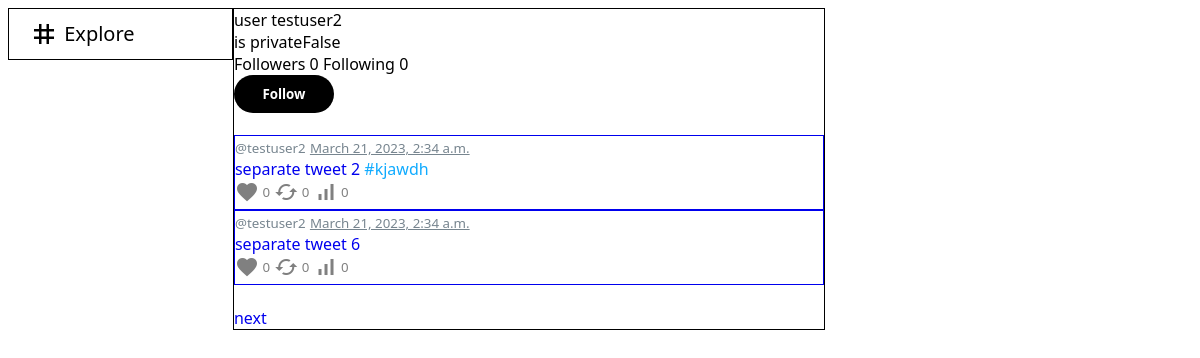
Screenshot of /users/3/ with the database file from the repository.
### twitter/models.py (models this page shows, shortened)
class User(AbstractUser):
  username_validator = UsernameValidator()
  email_validator = EmailValidator()
  url_validator = URLValidator()
  phone_validator = PhoneValidator()
  username = models.CharField(_("username"),
                              max_length=15, unique=True,
                              help_text=_("Required. 15 characters or fewer. Letters, digits and _ only."),
                              validators=[username_validator],
                              error_messages={"unique": _("A user with that username already exists."), }, )
  email = models.EmailField(_('email'),
                            unique=True,
                            error_messages={"unique": _("A user with that email already exists."), },
                            validators=[email_validator], )
  phone = models.CharField(_("phone"),
                           max_length=20, unique=True, blank=True, null=True,
                           help_text=_("Full phone number with country code"),
                           validators=[username_validator],
                           error_messages={"unique": _("A user with that phone number already exists."), }, )
  name = models.CharField(max_length=50)
  link = models.CharField(max_length=50, blank=True, validators=[url_validator])
  userpic = models.ImageField(default='default.jpg', upload_to='userpics')
  background = models.ImageField(default='default.jpg', upload_to='backgrounds')
  is_verified = models.BooleanField(default=False)
  bio = models.TextField(max_length=160, blank=True)
  blocked = models.ManyToManyField('self', symmetrical=False, related_name='user_blocked')
  muted = models.ManyToManyField('self', symmetrical=False, related_name='user_muted')
  followers = models.ManyToManyField('self', symmetrical=False, related_name='user_followers')
  following = models.ManyToManyField('self', symmetrical=False, related_name='user_following')
  conversations = models.ManyToManyField('Conversation', symmetrical=False, related_name='user_conversations')
  tweets = models.ManyToManyField('Tweet', symmetrical=False, related_name='user_tweets')
  likes = models.ManyToManyField('Tweet', symmetrical=False, related_name='user_likes')
  bookmarks = models.ManyToManyField('Tweet', symmetrical=False, related_name='user_bookmarks')
  notifications = models.ManyToManyField('Notification', symmetrical=False, related_name='user_notifications')
  is_private = models.BooleanField(default=False)
  lists = models.ManyToManyField('TweetList', symmetrical=False, related_name='user_lists')
  def __str__(self):
    return f'{self.username}'

class Tweet(models.Model):
  author = models.ForeignKey(User, on_delete=models.CASCADE)
  text = models.TextField(max_length=280)
  when = models.DateTimeField(auto_now_add=True)  # first created. can edit tweets with twitter blue only
  replied_to = models.ForeignKey('self', on_delete=models.CASCADE, null=True, related_name='replied')
  retweeted_from = models.ForeignKey('self', on_delete=models.CASCADE, null=True, related_name='retweeted')
  pic1 = models.ImageField(upload_to='tweetpics', blank=True)
  pic2 = models.ImageField(upload_to='tweetpics', blank=True)
  pic3 = models.ImageField(upload_to='tweetpics', blank=True)
  pic4 = models.ImageField(upload_to='tweetpics', blank=True)
  likes = models.ManyToManyField(User, symmetrical=False, related_name='tweet_likes')
  retweets = models.ManyToManyField(User, symmetrical=False, related_name='tweet_retweets')
  replies = models.ManyToManyField('self', symmetrical=False, related_name='tweet_replies')
  views = models.IntegerField(default=0)
  is_pinned = models.BooleanField(default=False)

### twitter/views.py (the view)
# urls.py: path('users/<int:pk>/', userfeed, name='userfeed'),
def userfeed(request,pk):
  try:
    requested_user = User.objects.get(pk=pk)
    if request.user in requested_user.blocked.all():
      error_message = "blocked"
      return render(request, 'twitter/userfeed.html',
                    {'error_message':error_message})
    else:
      if requested_user.is_private:
        if request.user in requested_user.followers.all():
          tweets=requested_user.tweets.all().filter(replied_to__isnull=True)
          paginator=Paginator(tweets,2)
          page_number=request.GET.get('page')
          page_obj=paginator.get_page(page_number)
          form = MessageCreateForm()
          return render(request,'twitter/userfeed.html',
                        {'requested_user':requested_user,
                         'tweets':page_obj,'form':form})
        else:
          error_message="private"
          try:
            notification=Notification.objects.get(sender=request.user,
                                                  receiver=requested_user,
                                                  type="follow_request")
            return render(request, 'twitter/userfeed.html',
                          {'requested_user':requested_user,
                           'error_message':error_message,
                           'notification':notification})
          except ObjectDoesNotExist:
            return render(request, 'twitter/userfeed.html',
                          {'requested_user': requested_user,
                           'error_message': error_message,})
      else:
        tweets = requested_user.tweets.all().filter(replied_to__isnull=True)
        paginator = Paginator(tweets, 2)
        page_number = request.GET.get('page')
        page_obj = paginator.get_page(page_number)
        form = MessageCreateForm()
        return render(request,'twitter/userfeed.html',
                      {'requested_user':requested_user,
                       'tweets':page_obj,'form':form})
  except ObjectDoesNotExist:
    error_message = "does_not_exist"
    return render(request,'twitter/userfeed.html',
                  {'error_message':error_message})

### twitter/templates/twitter/userfeed.html (shortened to what this page needs)
{% extends 'twitter/base.html' %}
{% block tweets %}
<section class="col mid">
<span style="font-size: 16px;"> user {{ requested_user }}</span>
<div>is private{{requested_user.is_private}}</div>
<span>Followers {{requested_user.followers.count }}</span>
<span>Following {{requested_user.following.count }}</span>
{%if error_message == "blocked" %}
  <div>This user has limited your access to their account and tweets</div>
{% elif error_message == "private" %}
  <div>This account is private. You need to subscribe and wait for this user to approve your subscribe request</div>
  {% include 'twitter/request_follow_button.html' %}
{% elif error_message == "does_not_exist" %}
  <div>This user does not exist</div>
{%else%}
  {% include 'twitter/follow_button.html' %}
  <br>
  {% include 'twitter/tweets.html' %}
  <br>
{%endif%}
</section>
{% endblock %}

### twitter/templates/twitter/tweets.html (shortened to what this page needs)
{% for tweet in tweets %}
<a class="tweet" href="{% url 'detail' tweet.author tweet.pk %}">
  <form style="display:inline;" action="{% url 'userfeed' tweet.author.pk %}">
    <button type="submit">
      <span class="tweet-userlink-username">@{{tweet.author.username}}</span>
    </button>
  <form style="display:inline;" action="{% url 'detail' tweet.author tweet.pk %}">
    <button class="tweet-userlink-time" type="submit">{{ tweet.when }}</button>
  </form>
    <div class="tweet-text">{{ tweet.text }}</div>
{% include 'twitter/tweet_buttons.html' %}
</a>
{% endfor %}
{% include 'twitter/tweet_pagination.html' %}

### twitter/templates/twitter/tweet_buttons.html (shortened to what this page needs)
{%if user in tweet.likes.all %}
<form style="display:inline" action="{% url 'dislike' tweet.pk %}" method="post">
  {% csrf_token %}
  <button class="make-inactive-like" type="submit" name="tweet_pk" value="{{ tweet.pk }}">
    <span class="material-icons">favorite</span>
    <span class="counter">{{tweet.likes.count}}</span>
  </button>
</form>
{%else%}
  <form style="display:inline" action="{% url 'like' tweet.pk %}" method="post">
  <button class="make-active-like" type="submit" name="tweet_pk" value="{{ tweet.pk }}">
    <span class="material-icons make-active-like">favorite</span>
    <span class="counter">{{tweet.likes.count}}</span>
  </button>
</form>
{%endif%}
{%if user in tweet.retweets.all %}
<form style="display:inline" action="{% url 'unretweet' tweet.pk %}" method="post">
  {% csrf_token %}
  <button class="make-inactive-retweet" type="submit" name="tweet_pk" value="{{ tweet.pk }}">
    <span class="material-icons">cached</span>
    <span class="counter">{{tweet.retweets.count}}</span>
  </button>
</form>
{%else%}
  <form style="display:inline" action="{% url 'retweet' tweet.pk %}" method="post">
  <button class="make-active-retweet" type="submit" name="tweet_pk" value="{{ tweet.pk }}">
    <span class="material-icons">cached</span>
    <span class="counter">{{tweet.retweets.count}}</span>
  </button>
</form>
{%endif%}
<button class="views">
  <span class="material-icons make-active">signal_cellular_alt</span>
  <span class="counter">{{tweet.views}}</span>
</button>

### twitter/templates/twitter/base.html (style rules this page uses)
* { box-sizing: border-box; font-family: 'Segoe UI', Tahoma, Geneva, Verdana, sans-serif; }
button { border: none; padding: 0; background: none; cursor:pointer; }
.make-active-like, .make-active-retweet { color:grey; }
.views { color: grey; }
a { text-decoration:none; }
.col { float:left; border:1px solid; }
.mid { width:50%; }
.tweet { border: 1px solid; display: block; }
.tweet-userlink-username { color: rgb(119,133,143); }
.tweet-userlink-time { color: rgb(119,133,143); text-decoration: underline; }
.counter { vertical-align: 7px; }

### rows the page displays
User: username "testuser2", is_private "False", followers.count "0", following.count "0"
Tweet: author.username "testuser2", when "March 21, 2023, 2:34 a.m.", text "separate tweet 2", likes.count "0", retweets.count "0", views "0"
Tweet: author.username "testuser2", when "March 21, 2023, 2:34 a.m.", text "separate tweet 6", likes.count "0", retweets.count "0", views "0"
